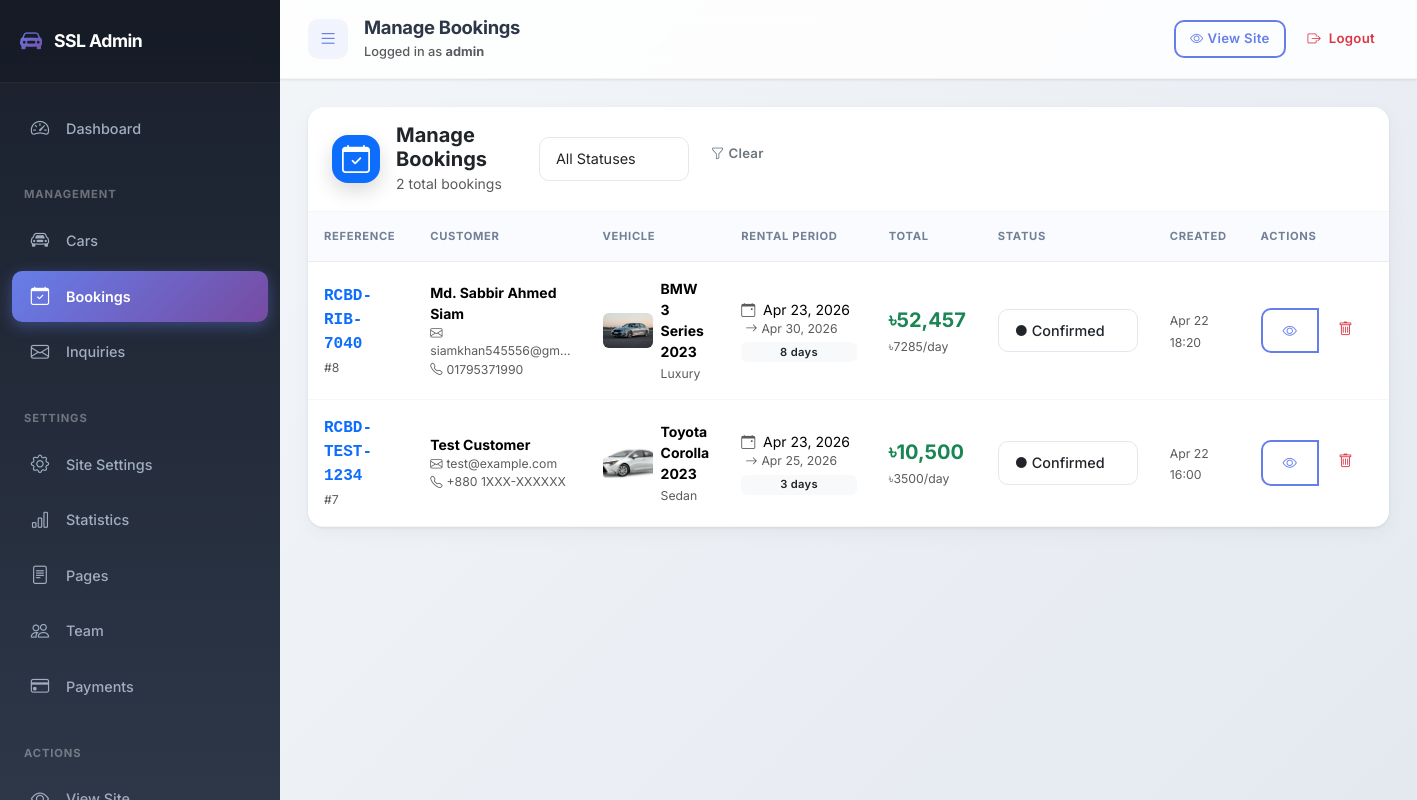
The page /dashboard/bookings/ (signed in) on the database as committed earlier.
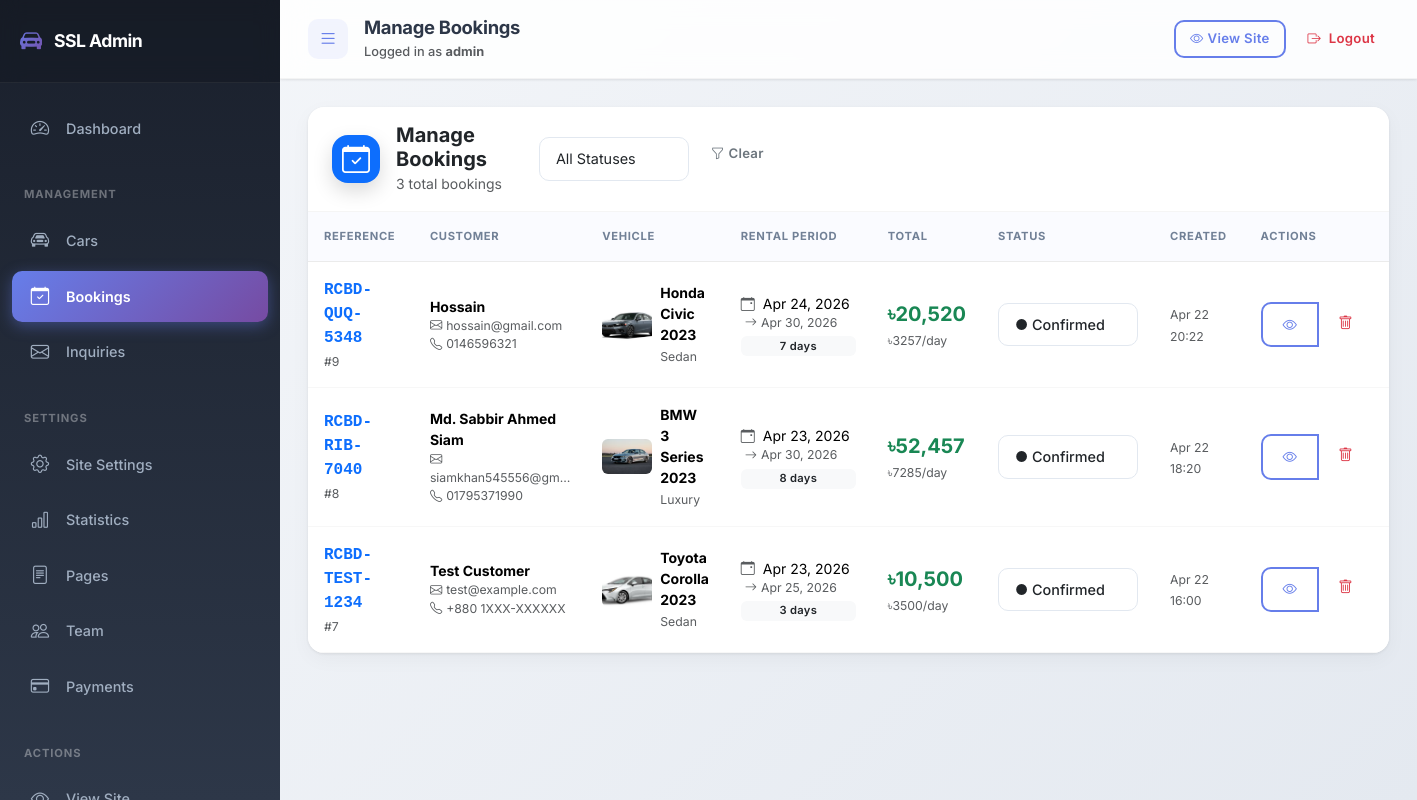
The same page on the database as committed later.
### pages/models.py (models this page shows, shortened)
class Booking(models.Model):
    STATUS_CHOICES = [
        ('pending', 'Pending'),
        ('confirmed', 'Confirmed'),
        ('cancelled', 'Cancelled'),
        ('completed', 'Completed'),
    ]
    car = models.ForeignKey(Car, on_delete=models.CASCADE, related_name='bookings')
    customer_name = models.CharField(max_length=100)
    customer_email = models.EmailField()
    customer_phone = models.CharField(max_length=20)
    nid_passport = models.CharField(max_length=50, blank=True, default='', verbose_name='NID/Passport')
    pickup_date = models.DateField()
    dropoff_date = models.DateField()
    pickup_location = models.CharField(max_length=200)
    dropoff_location = models.CharField(max_length=200)
    rental_days = models.PositiveIntegerField()
    daily_rate = models.PositiveIntegerField()
    subtotal = models.PositiveIntegerField()
    discount = models.FloatField(default=0)
    total = models.PositiveIntegerField()
    booking_reference = models.CharField(max_length=50, unique=True)
    status = models.CharField(max_length=20, choices=STATUS_CHOICES, default='pending')
    notes = models.TextField(blank=True)
    email_verified = models.BooleanField(default=False)
    otp_code = models.CharField(max_length=6, blank=True)
    otp_created_at = models.DateTimeField(null=True, blank=True)
    created_at = models.DateTimeField(auto_now_add=True)
    updated_at = models.DateTimeField(auto_now=True)
    class Meta:
        ordering = ['-created_at']
        verbose_name = 'Booking'
        verbose_name_plural = 'Bookings'

class Car(models.Model):
    TRANSMISSION_CHOICES = [
        ('automatic', 'Automatic'),
        ('manual', 'Manual'),
    ]
    FUEL_CHOICES = [
        ('petrol', 'Petrol'),
        ('diesel', 'Diesel'),
        ('hybrid', 'Hybrid'),
        ('electric', 'Electric'),
    ]
    CATEGORY_CHOICES = [
        ('sedan', 'Sedan'),
        ('suv', 'SUV'),
        ('hatchback', 'Hatchback'),
        ('luxury', 'Luxury'),
        ('pickup', 'Pickup'),
    ]
    name = models.CharField(max_length=100)
    slug = models.SlugField(max_length=100, unique=True)
    category = models.CharField(max_length=20, choices=CATEGORY_CHOICES)
    price_daily = models.PositiveIntegerField()
    price_weekly = models.PositiveIntegerField()
    price_monthly = models.PositiveIntegerField()
    image = models.ImageField(upload_to='cars/', blank=True, null=True)
    image_url = models.URLField(blank=True, null=True, help_text="External image URL if not uploading")
    transmission = models.CharField(max_length=20, choices=TRANSMISSION_CHOICES)
    fuel_type = models.CharField(max_length=20, choices=FUEL_CHOICES)
    seats = models.PositiveSmallIntegerField()
    luggage = models.PositiveSmallIntegerField()
    ac = models.BooleanField(default=True)
    engine = models.CharField(max_length=20, blank=True)
    mileage = models.CharField(max_length=30, blank=True)
    features = models.JSONField(default=list, blank=True)
    description = models.TextField(blank=True)
    available = models.BooleanField(default=True)
    featured = models.BooleanField(default=False)
    created_at = models.DateTimeField(auto_now_add=True)
    updated_at = models.DateTimeField(auto_now=True)
    class Meta:
        ordering = ['-created_at']
        verbose_name = 'Car'
        verbose_name_plural = 'Cars'

### admin_panel/views.py (the view)
# urls.py: path('bookings/', views.booking_list, name='booking_list'),
@login_required
def booking_list(request):
    status_filter = request.GET.get('status', '')
    bookings = Booking.objects.all()
    if status_filter:
        bookings = bookings.filter(status=status_filter)
    context = {
        'bookings': bookings,
        'status_filter': status_filter,
        'title': 'Manage Bookings',
    }
    return render(request, 'admin_panel/bookings/list.html', context)

### admin_panel/templatetags/custom_filters.py (called while the page is built)
@register.filter(name='intcomma')
def intcomma(value):
    try:
        value = int(float(value))
        return f"{value:,}"
    except (ValueError, TypeError):
        return value

### pages/context_processors.py (called while the page is built)
def site_settings(request):
    settings = SiteSetting.objects.first()
    statistics = Statistic.objects.filter(is_active=True).order_by('order')
    payment_methods = PaymentMethod.objects.filter(is_active=True).order_by('order')
    return {
        'site_settings': settings,
        'site_statistics': statistics,
        'payment_methods': payment_methods,
    }

### admin_panel/templates/admin_panel/bookings/list.html (shortened to what the changed rows need)
{% extends 'admin_panel/base.html' %}
{% load static %}
{% block content %}
<div class="card border-0 shadow-sm">
    <div class="card-header bg-white py-3 d-flex flex-column flex-md-row justify-content-between align-items-start align-items-md-center gap-3">
        <div class="d-flex align-items-center">
            <div>
                <h5 class="mb-0 fw-bold">Manage Bookings</h5>
                <small class="text-muted">{{ bookings.count }} total booking{{ bookings.count|pluralize }}</small>
            </div>
        </div>
    </div>
    <div class="card-body p-0">
        {% if bookings %}
            <div class="table-responsive">
                <table class="table table-hover align-middle mb-0">
                    <thead class="table-light">
                        <tr>
                            <th style="width: 120px;">Reference</th>
                            <th>Customer</th>
                            <th>Vehicle</th>
                            <th style="width: 180px;">Rental Period</th>
                            <th style="width: 100px;">Total</th>
                            <th style="width: 140px;">Status</th>
                            <th style="width: 100px;">Created</th>
                            <th style="width: 120px;">Actions</th>
                        </tr>
                    </thead>
                    <tbody>
                        {% for booking in bookings %}
                        <tr class="{% if booking.status == 'pending' %}table-warning{% elif booking.status == 'confirmed' %}table-success-light{% elif booking.status == 'cancelled' %}table-danger-light{% endif %}">
                            <td>
                                <code class="fs-6 text-primary fw-bold">{{ booking.booking_reference }}</code>
                                <br><small class="text-muted">#{{ booking.id }}</small>
                            </td>
                            <td>
                                <div class="d-flex flex-column">
                                    <strong>{{ booking.customer_name }}</strong>
                                    <small class="text-muted">
                                        <i class="bi bi-envelope me-1"></i>{{ booking.customer_email|truncatechars:18 }}
                                    </small>
                                    <small class="text-muted">
                                        <i class="bi bi-telephone me-1"></i>{{ booking.customer_phone }}
                                    </small>
                                </div>
                            </td>
                            <td>
                                <div class="d-flex align-items-center">
                                    {% if booking.car.image %}
                                        <img src="{{ booking.car.image.url }}" alt="{{ booking.car.name }}" width="50" height="35" class="rounded me-2 object-fit-cover">
                                    {% elif booking.car.image_url %}
                                        <img src="{{ booking.car.image_url }}" alt="{{ booking.car.name }}" width="50" height="35" class="rounded me-2 object-fit-cover">
                                    {% else %}
                                        <div class="bg-light rounded d-flex align-items-center justify-content-center me-2" style="width: 50px; height: 35px;">
                                            <i class="bi bi-car-front text-muted" style="font-size: 0.8rem;"></i>
                                        </div>
                                    {% endif %}
                                    <div>
                                        <strong>{{ booking.car.name }}</strong><br>
                                        <small class="text-muted">{{ booking.car.get_category_display }}</small>
                                    </div>
                                </div>
                            </td>
                            <td>
                                <div class="d-flex flex-column">
                                    <span class="text-nowrap">
                                        <i class="bi bi-calendar-event me-1 text-muted"></i>
                                        {{ booking.pickup_date|date:"M d, Y" }}
                                    </span>
                                    <small class="text-muted">
                                        <i class="bi bi-arrow-right ms-1 me-1"></i>{{ booking.dropoff_date|date:"M d, Y" }}
                                    </small>
                                    <span class="badge bg-light text-dark mt-1" style="font-size: 0.7rem;">
                                        {{ booking.rental_days }} day{{ booking.rental_days|pluralize }}
                                    </span>
                                </div>
                            </td>
                            <td>
                                <strong class="fs-5 text-success">৳{{ booking.total|floatformat:"0"|intcomma }}</strong>
                                <br><small class="text-muted">৳{{ booking.daily_rate|floatformat:"0" }}/day</small>
                            </td>
                            <td>
                                <form method="post" action="{% url 'admin_panel:booking_update_status' booking.id %}" class="d-inline booking-status-form">
                                    <select name="status" class="form-select form-select-sm status-dropdown"
                                            onchange="this.form.submit()"
                                            style="width: 140px; font-weight: 500;"
                                    {% if booking.status == 'pending' %}data-bs-toggle="tooltip" title="Pending - Action required"{% endif %}>
                                        <option value="confirmed" {% if booking.status == 'confirmed' %}selected{% endif %}>
                                            <span class="text-success">●</span> Confirmed
                                        </option>
                                    </select>
                                </form>
                            </td>
                            <td>
                                <small class="text-muted">{{ booking.created_at|date:"M d" }}</small><br>
                                <small class="text-muted">{{ booking.created_at|date:"H:i" }}</small>
                            </td>
                            <td>
                                <div class="btn-group btn-group-sm">
                                    <a href="{% url 'admin_panel:booking_detail' booking.id %}" class="btn btn-outline-primary" data-bs-toggle="tooltip" title="View Details">
                                        <i class="bi bi-eye"></i>
                                    </a>
                                    <a href="{% url 'admin_panel:booking_delete' booking.id %}" class="btn btn-outline-danger"
                                       data-bs-toggle="tooltip" title="Delete Booking"
                                       onclick="return confirm('Delete booking {{ booking.booking_reference }}? This cannot be undone.');">
                                        <i class="bi bi-trash"></i>
                                    </a>
                                </div>
                            </td>
                        </tr>
                        {% endfor %}
                    </tbody>
                </table>
            </div>
        {% endif %}
    </div>
</div>
{% endblock %}

Rows that differ between the two databases and show on the page:
added Booking: booking_reference "RCBD-QUQ-5348", id "9", customer_name "Hossain", customer_email "hossain@gmail.com", customer_phone "0146596321", car.image (picture), car.name "Honda Civic 2023", car.category "Sedan", pickup_date "Apr 24, 2026", dropoff_date "Apr 30, 2026", rental_days "7", total "20,520", daily_rate "3257", status "● Confirmed", created_at "Apr 22", created_at "20:22"
Other text that changed with them:
{{ bookings.count }}: "2" → "3"
